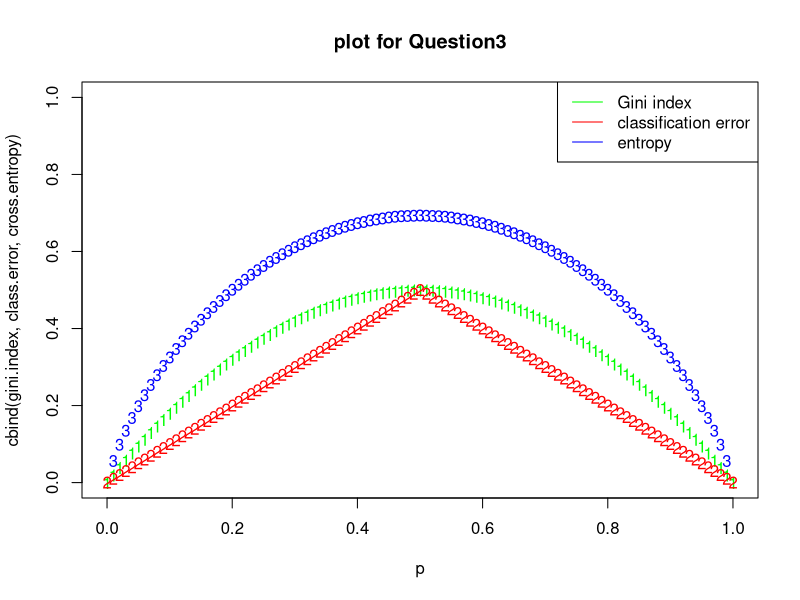

Generate this figure with R:
## ---- chunk 1
p <- seq(0, 1, 0.01)
gini.index <- 2 * p * (1 - p)
class.error <- 1 - pmax(p, 1 - p)
cross.entropy <- - p * log(p) - (1 - p) * log(1 - p)
matplot(p, cbind(gini.index, class.error, cross.entropy), 
        col = c("green", "red", "blue"), ylim = c(0,1),
        main = "plot for Question3")
legend("topright", legend = c("Gini index", "classification error", "entropy"), 
       col = c( "green", "red", "blue"), lty = 1)
